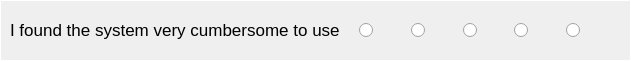
  <widget class="QFrame" name="frame_Q8">
   <property name="geometry">
    <rect>
     <x>60</x>
     <y>510</y>
     <width>631</width>
     <height>61</height>
    </rect>
   </property>
   <property name="styleSheet">
    <string notr="true">QFrame
{
border:1px solid white;
}

QRadioButton::indicator::checked
{ 
	border: 2px solid white; 
	border-radius: 6px; 
	background-color: rgb(225,67,19); 
	width: 10px; 
	height: 9px; 
}</string>
   </property>
   <property name="frameShape">
    <enum>QFrame::StyledPanel</enum>
   </property>
   <property name="frameShadow">
    <enum>QFrame::Raised</enum>
   </property>
   <widget class="QLabel" name="label_Text8">
    <property name="geometry">
     <rect>
      <x>10</x>
      <y>10</y>
      <width>341</width>
      <height>41</height>
     </rect>
    </property>
    <property name="font">
     <font>
      <family>Arial</family>
      <pointsize>13</pointsize>
     </font>
    </property>
    <property name="styleSheet">
     <string notr="true">QFrame
{
border:none;
}</string>
    </property>
    <property name="text">
     <string>&lt;html&gt;&lt;head/&gt;&lt;body&gt;&lt;p&gt;I found the system very cumbersome to use&lt;/p&gt;&lt;/body&gt;&lt;/html&gt;</string>
    </property>
    <property name="textFormat">
     <enum>Qt::RichText</enum>
    </property>
    <property name="wordWrap">
     <bool>true</bool>
    </property>
   </widget>
   <widget class="QFrame" name="frame_Choice8">
    <property name="geometry">
     <rect>
      <x>350</x>
      <y>10</y>
      <width>271</width>
      <height>41</height>
     </rect>
    </property>
    <property name="layoutDirection">
     <enum>Qt::LeftToRight</enum>
    </property>
    <property name="styleSheet">
     <string notr="true">QFrame
{
border:none;
}</string>
    </property>
    <property name="frameShape">
     <enum>QFrame::StyledPanel</enum>
    </property>
    <property name="frameShadow">
     <enum>QFrame::Raised</enum>
    </property>
    <layout class="QHBoxLayout" name="horizontalLayout_9">
     <item>
      <widget class="QRadioButton" name="quest8Ans1">
       <property name="layoutDirection">
        <enum>Qt::LeftToRight</enum>
       </property>
       <property name="text">
        <string/>
       </property>
      </widget>
     </item>
     <item>
      <widget class="QRadioButton" name="quest8Ans2">
       <property name="text">
        <string/>
       </property>
      </widget>
     </item>
     <item>
      <widget class="QRadioButton" name="quest8Ans3">
       <property name="text">
        <string/>
       </property>
      </widget>
     </item>
     <item>
      <widget class="QRadioButton" name="quest8Ans4">
       <property name="text">
        <string/>
       </property>
      </widget>
     </item>
     <item>
      <widget class="QRadioButton" name="quest8Ans5">
       <property name="layoutDirection">
        <enum>Qt::LeftToRight</enum>
       </property>
       <property name="text">
        <string/>
       </property>
      </widget>
     </item>
    </layout>
   </widget>
  </widget>
